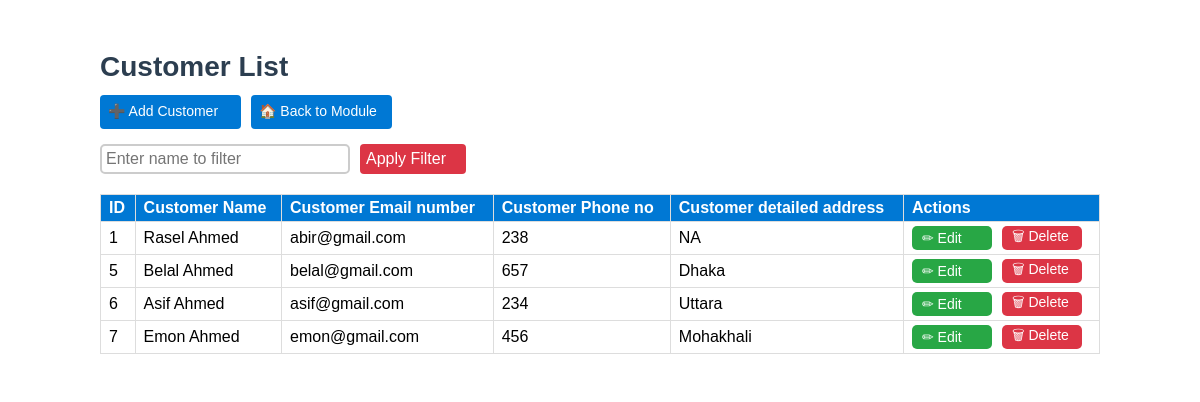
The page /construction-department/customer/ on the database its author committed.
### customer/models.py (models this page shows, shortened)
class Customer(models.Model):
    customer_name = models.CharField(max_length=255)
    customer_email = models.EmailField(unique=True)
    customer_phone = models.CharField(max_length=15, unique=True)
    customer_address = models.TextField(blank=True, null=True)
    created_at = models.DateTimeField(auto_now_add=True)  # Timestamp for when customer was added
    updated_at = models.DateTimeField(auto_now=True)  # Timestamp for last update

### customer/views.py (the view)
# urls.py: path("", customer_list, name="customer_list"),
def customer_list(request):
    query = request.GET.get("search", "")
    customers = Customer.objects.filter(customer_name__icontains=query) if query else Customer.objects.all()
    return render(request, 'customer/customer_list.html', {'customers': customers, 'search_query': query})

### customer/templates/customer/customer_list.html (shortened to what this page needs)
{% block content %}
<div class="form-container">
    <h2>Customer List</h2>
    <div class="nav-buttons">
        <a href="{% url 'customer_create' %}" class="nav-button">➕ Add Customer</a>
        <a href="{% url 'construction_department' %}" class="nav-button">🏠 Back to Module</a>
    </div>
    <div class="filter-container">
        <input type="text" id="filterName" class="filter-box" placeholder="Enter name to filter">
        <button onclick="applyFilter()" class="apply-button">Apply Filter</button>
    </div>
    <table>
        <thead>
            <tr>
                <th>ID</th>
                <th>Customer Name</th>
                <th>Customer Email number</th>
                <th>Customer Phone no</th>
                <th>Customer detailed address</th>
                <th>Actions</th>
            </tr>
        </thead>
        <tbody>
            {% for customer in customers %}
            <tr>
                <td>{{ customer.id }}</td>
                <td class="name">{{ customer.customer_name }}</td>
                <td>{{ customer.customer_email }}</td>
                <td>{{ customer.customer_phone }}</td>
                <td>{{ customer.customer_address }}</td>
                <td>
                    <div class="action-buttons">
                        <a href="{% url 'customer_edit' customer.id %}" class="action-button edit">✏ Edit</a>
                        <a href="{% url 'customer_delete' customer.id %}" class="action-button delete">🗑 Delete</a>
                    </div>
                </td>
            </tr>
            {% endfor %}
        </tbody>
    </table>
</div>
{% endblock %}

### customer/templates/customer/customer_list.html (style rules this page uses)
.form-container { max-width: 1000px; margin: 0 auto; padding: 20px; background: white; border-radius: 5px; box-shadow: none; }
body, th, td, input, a, .nav-button, .filter-box, .apply-button, .action-button { font-family: "Trebuchet MS", sans-serif; }
h2 { text-align: left; color: #2c3e50; margin-bottom: 12px; font-size: 28px; }
table { width: 100%; border-collapse: collapse; margin-top: 20px; }
th, td { border: 1px solid #ddd; padding: 4px 8px; text-align: left; height: 18px; }
th { background-color: #0078D4; color: white; }
.nav-buttons { display: flex; gap: 10px; margin-bottom: 15px; }
.nav-button { background: #0078D4; color: white; padding: 8px; border-radius: 4px; text-decoration: none; width: 125px; height: 18px; font-size: 14px; }
.filter-container { display: flex; gap: 10px; margin-bottom: 15px; }
.filter-box { width: 25%; padding: 4px; font-size: 16px; border-radius: 5px; border: 2px solid #ccc; }
.apply-button { width: 106px; background: #dc3545; color: white; padding: 6px; border-radius: 4px; font-size: 16px; border: none; cursor: pointer; text-align: left; }
.action-buttons { display: flex; gap: 10px; align-items: center; }
.action-button { width: 60px; height: 4px; padding: 10px; display: flex; align-items: center; justify-content: left; text-decoration: none; font-size: 14px; border-radius: 5px; }
.action-button.edit { background: #28a745; color: white; }
.action-button.delete { background: #dc3545; color: white; }

### rows shown on the page
Customer: id "1", customer_name "Rasel Ahmed", customer_email "abir@gmail.com", customer_phone "238", customer_address "NA"
Customer: id "5", customer_name "Belal Ahmed", customer_email "belal@gmail.com", customer_phone "657", customer_address "Dhaka"
Customer: id "6", customer_name "Asif Ahmed", customer_email "asif@gmail.com", customer_phone "234", customer_address "Uttara"
Customer: id "7", customer_name "Emon Ahmed", customer_email "emon@gmail.com", customer_phone "456", customer_address "Mohakhali"
